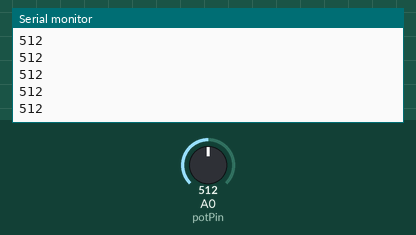
A sketch run on a simulated Arduino Uno, built with avr-gcc and run on an emulated ATmega328P. On the bench: the last lines printed to the serial monitor. The test bench sets the inputs (shaded band); at power-on: A0 (potPin) = 512.

Above: at 1.2 s.
1.3 s: A0 (potPin) set to 716
At 2.1 s:
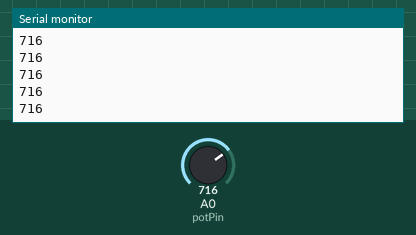
2.8 s: A0 (potPin) set to 900
At 3.7 s:
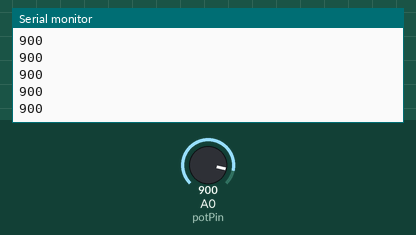
Timing chart, 0 to 5.8 s (numbered marks = the images above; inputs shaded):
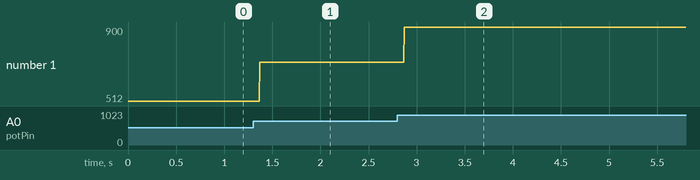

The sketch:

Ellipse_Move.ino
```cpp
const int potPin = A0;
int potVal = 0;

void setup() {
  // initializes serial communication at baud rate
  Serial.begin(9600);
}

void loop() {
  potVal = analogRead(potPin);
  Serial.println(potVal);
}
```

Measured:
- after the input at 1.3 s, the serial monitor: prints a new line after 0.07 s (image 1)
- after the input at 2.8 s, the serial monitor: prints a new line after 0.07 s (image 2)
- plotted number 1: 512 → 716 after the input at 1.3 s, 716 → 900 after the input at 2.8 s
